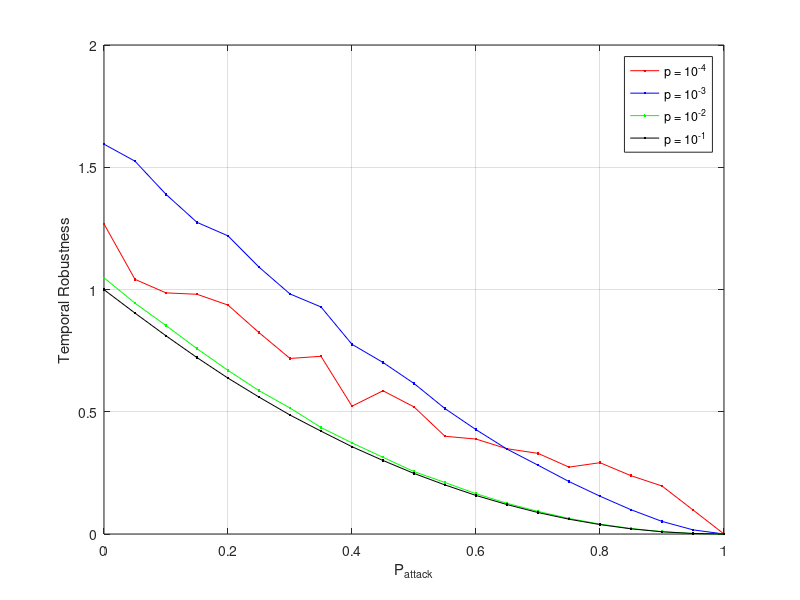

This chart was generated by the following MATLAB code:
%  read labels and x-y data
load ErdosRenyiTemporalAttack_Closenness_1000_0001.dat;     %  read data into the my_xy matrix
Prob = ErdosRenyiTemporalAttack_Closenness_1000_0001(:,2);     %  copy first column of my_xy into x
Err1 = ErdosRenyiTemporalAttack_Closenness_1000_0001(:,3);     %  and second column into y

load ErdosRenyiTemporalAttack_Closenness_1000_0010.dat;     %  read data into the my_xy matrix
Err2 = ErdosRenyiTemporalAttack_Closenness_1000_0010(:,3);     %  and second column into y

load ErdosRenyiTemporalAttack_Closenness_1000_0100.dat;     %  read data into the my_xy matrix
Err3 = ErdosRenyiTemporalAttack_Closenness_1000_0100(:,3);     %  and second column into y

load ErdosRenyiTemporalAttack_Closenness_1000_1000.dat;     %  read data into the my_xy matrix
Err4 = ErdosRenyiTemporalAttack_Closenness_1000_1000(:,3);     %  and second column into y

%load ErdosRenyiTemporalAttack_AverageHighestDegree_1001_0000.dat;     %  read data into the my_xy matrix
%Err5 = ErdosRenyiTemporalAttack_AverageHighestDegree_1001_0000(:,3);     %  and second column into y


plot(Prob,Err1,'r.-',Prob,Err2,'b.-',Prob,Err3,'g.-',Prob,Err4,'k.-');%,Prob,Err5,'k.-');
xlabel('P_{attack}');           % add axis labels and plot title
ylabel('Temporal Robustness');
%axis([0.000075 1.000 0.0 1.000],[0.000075 1.000 0.0 1.000]);
%set(gca,'XGrid','on','YGrid','on');
%set(gca,'gridlinestyle','--')
grid on;
legend('p = 10^{-4}','p = 10^{-3}','p = 10^{-2}','p = 10^{-1}');

%title('Mean monthly precipitation at Portland International Airport');
%plot(Prob,EffSim,'bx-',Prob,EffTheor,'ro-');     %  plot precip vs. month with circles
